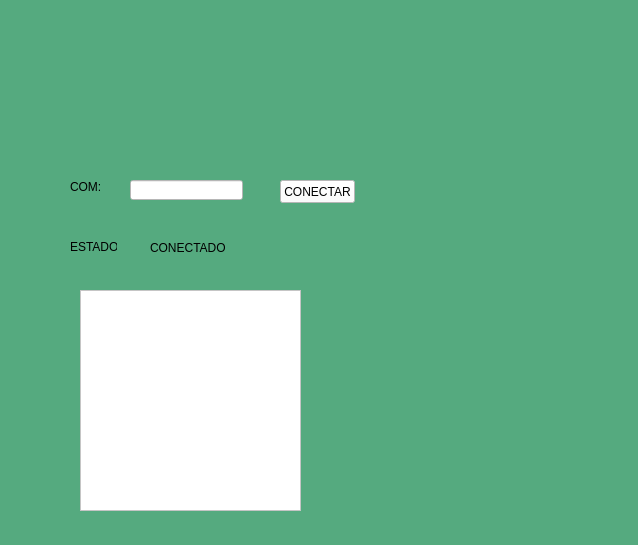
<?xml version="1.0" encoding="UTF-8"?>
<ui version="4.0">
 <class>MainWindow</class>
 <widget class="QMainWindow" name="MainWindow">
  <property name="geometry">
   <rect>
    <x>0</x>
    <y>0</y>
    <width>638</width>
    <height>545</height>
   </rect>
  </property>
  <property name="windowTitle">
   <string>MainWindow</string>
  </property>
  <property name="styleSheet">
   <string notr="true">background-color: rgb(85, 170, 127);</string>
  </property>
  <widget class="QWidget" name="centralwidget">
   <widget class="QLabel" name="label">
    <property name="geometry">
     <rect>
      <x>30</x>
      <y>10</y>
      <width>201</width>
      <height>101</height>
     </rect>
    </property>
    <property name="text">
     <string/>
    </property>
    <property name="pixmap">
     <pixmap resource="../../Recursos.qrc">:/Logos/Imagenes/WhatsApp Image 2024-02-15 at 6.57.13 PM.jpeg</pixmap>
    </property>
    <property name="scaledContents">
     <bool>true</bool>
    </property>
   </widget>
   <widget class="QLabel" name="label_2">
    <property name="geometry">
     <rect>
      <x>396</x>
      <y>10</y>
      <width>241</width>
      <height>101</height>
     </rect>
    </property>
    <property name="text">
     <string/>
    </property>
    <property name="pixmap">
     <pixmap resource="../../Recursos.qrc">:/Logos/Imagenes/UAT_2018_-_2021_HORIZONTAL.jpg</pixmap>
    </property>
    <property name="scaledContents">
     <bool>true</bool>
    </property>
   </widget>
   <widget class="QLabel" name="label_3">
    <property name="geometry">
     <rect>
      <x>540</x>
      <y>440</y>
      <width>71</width>
      <height>61</height>
     </rect>
    </property>
    <property name="text">
     <string/>
    </property>
    <property name="pixmap">
     <pixmap resource="../../Recursos.qrc">:/Logos/Imagenes/WhatsApp Image 2024-02-15 at 9.24.51 PM.jpeg</pixmap>
    </property>
    <property name="scaledContents">
     <bool>true</bool>
    </property>
   </widget>
   <widget class="QLabel" name="label_4">
    <property name="geometry">
     <rect>
      <x>70</x>
      <y>180</y>
      <width>47</width>
      <height>13</height>
     </rect>
    </property>
    <property name="text">
     <string>COM:</string>
    </property>
   </widget>
   <widget class="QLineEdit" name="txt_com">
    <property name="geometry">
     <rect>
      <x>130</x>
      <y>180</y>
      <width>113</width>
      <height>20</height>
     </rect>
    </property>
    <property name="styleSheet">
     <string notr="true">background-color: rgb(255, 255, 255);</string>
    </property>
   </widget>
   <widget class="QPushButton" name="btn_accion">
    <property name="geometry">
     <rect>
      <x>280</x>
      <y>180</y>
      <width>75</width>
      <height>23</height>
     </rect>
    </property>
    <property name="styleSheet">
     <string notr="true">background-color: rgb(255, 255, 255);</string>
    </property>
    <property name="text">
     <string>CONECTAR</string>
    </property>
   </widget>
   <widget class="QLabel" name="label_5">
    <property name="geometry">
     <rect>
      <x>70</x>
      <y>240</y>
      <width>47</width>
      <height>13</height>
     </rect>
    </property>
    <property name="text">
     <string>ESTADO:</string>
    </property>
   </widget>
   <widget class="QLabel" name="label_6">
    <property name="geometry">
     <rect>
      <x>150</x>
      <y>240</y>
      <width>81</width>
      <height>16</height>
     </rect>
    </property>
    <property name="text">
     <string>CONECTADO</string>
    </property>
   </widget>
   <widget class="QListWidget" name="datos">
    <property name="geometry">
     <rect>
      <x>80</x>
      <y>290</y>
      <width>221</width>
      <height>221</height>
     </rect>
    </property>
    <property name="styleSheet">
     <string notr="true">background-color: rgb(255, 255, 255);</string>
    </property>
   </widget>
  </widget>
  <widget class="QMenuBar" name="menubar">
   <property name="geometry">
    <rect>
     <x>0</x>
     <y>0</y>
     <width>638</width>
     <height>21</height>
    </rect>
   </property>
  </widget>
  <widget class="QStatusBar" name="statusbar"/>
 </widget>
 <resources>
  <include location="../../Recursos.qrc"/>
 </resources>
 <connections/>
</ui>
